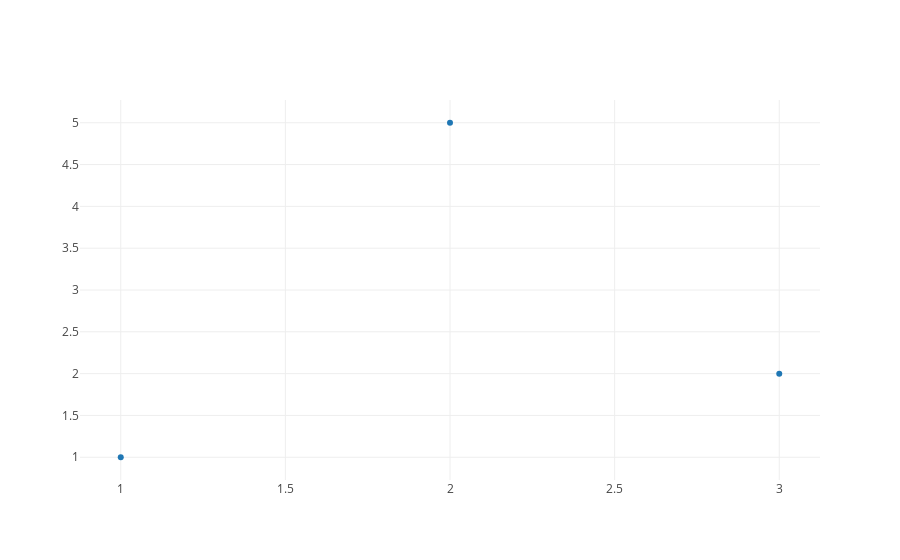

Notebook cell for this chart:
### Markdown cell above
Ok, now we have built a function to easily generate a trace.  Let's see it in action!  Uncomment some of the code below and try it out. Experiment with having your trace display with 'markers' or 'lines'.  You can only see the name of the plot if more than one trace is present, so practice adding more than one trace, to the plot.

### Code cell
#trace0 = build_trace(data)

trace0 = build_trace(data, 'markers', 'Hi')
trace1 = build_trace(data, 'lines', 'my_trace')
plot({'data':[trace0]})

### Figure 1 — Plotly figure (JSON) as saved in the notebook; plotly's stock layout.template omitted (floating-point values rounded to 4 significant figures)
{"data": [{"mode": "markers", "name": "Hi", "type": "scatter", "uid": "039e42b0-cd7c-11e8-b5cf-0242ac110010", "x": [1, 3, 2], "y": [1, 2, 5]}], "layout": {}}
